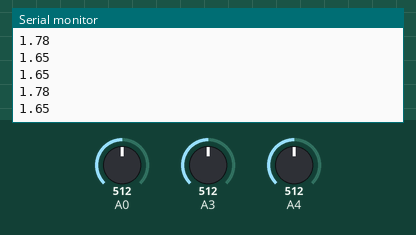
Bench run of a sketch on a simulated Arduino Uno, built with avr-gcc and run on an emulated ATmega328P. Shown: the last lines printed to the serial monitor. The inputs (shaded band) are chosen by the test bench; at power-on: A0 = 512, A4 = 512, A3 = 512.

Above: at 1.8 s.
1.9 s: A0 set to 716
At 2.8 s:
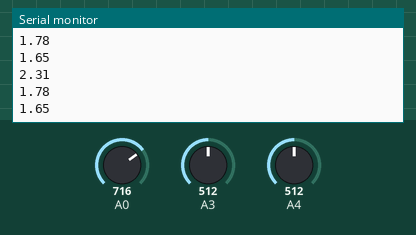
3.4 s: A4 set to 716
At 4.5 s:
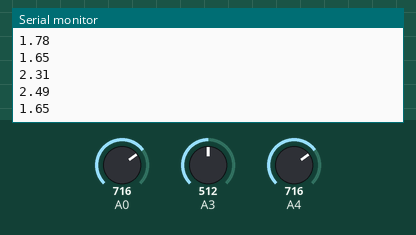
4.9 s: A3 set to 306
At 5.8 s:
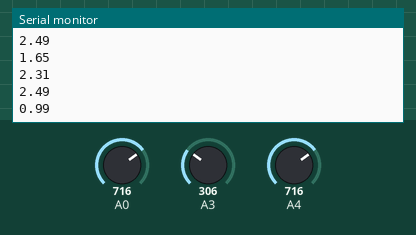
6.4 s: A0 set to 900
At 7.7 s:
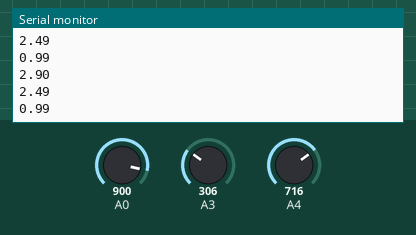
7.9 s: A3 set to 122
At 8.8 s:
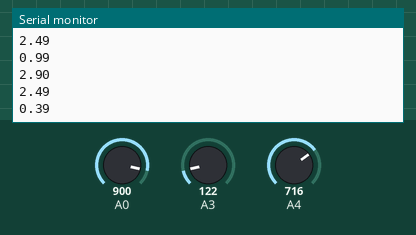
9.4 s: A4 set to 900
At 10.5 s:
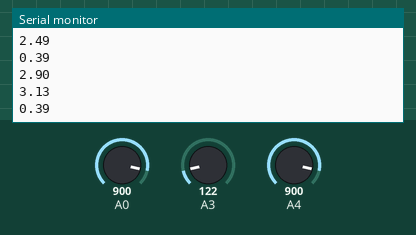
Timing chart, 0 to 11.9 s (numbered marks = the images above; inputs shaded):
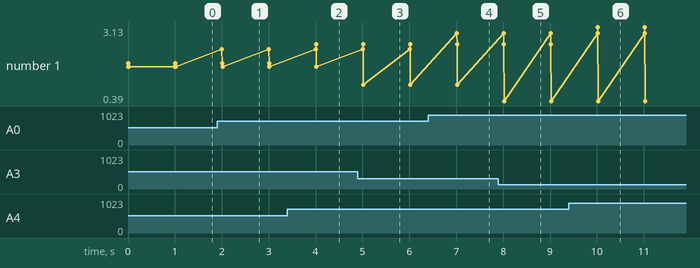

The sketch:

launchPad_signals.ino
```cpp
void setup() {
  // put your setup code here, to run once:
  Serial.begin(9600);
}

void loop() {
  // put your main code here, to run repeatedly:
    float sig_temp = analogRead(A0);
    float sig_luz = analogRead(A4);
    float sig_mag = analogRead(A3);

    float vo_temp = sig_temp * (3.3 / 1024.0);
    float vo_luz = sig_luz * (3.56 / 1024.0);
    float vo_mag = sig_mag * (3.3/1024.0);
    Serial.println(vo_temp);
    Serial.println(vo_luz);
    Serial.println(vo_mag);
    delay(1000);
}
```

Measured:
- after the input at 1.9 s, the serial monitor: prints a new line after 0.10 s (image 1)
- after the input at 3.4 s, the serial monitor: prints a new line after 0.61 s (image 2)
- after the input at 4.9 s, the serial monitor: prints a new line after 0.12 s (image 3)
- after the input at 6.4 s, the serial monitor: prints a new line after 0.61 s (image 4)
- after the input at 7.9 s, the serial monitor: prints a new line after 0.12 s (image 5)
- after the input at 9.4 s, the serial monitor: prints a new line after 0.62 s (image 6)
- plotted number 1: 1.65 → 0.99 after the input at 4.9 s, 0.99 → 0.39 after the input at 7.9 s
